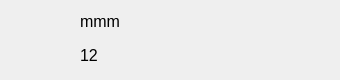
<?xml version="1.0" encoding="UTF-8"?>
<ui version="4.0">
 <class>FriendForm</class>
 <widget class="QWidget" name="FriendForm">
  <property name="geometry">
   <rect>
    <x>0</x>
    <y>0</y>
    <width>340</width>
    <height>80</height>
   </rect>
  </property>
  <property name="minimumSize">
   <size>
    <width>340</width>
    <height>80</height>
   </size>
  </property>
  <property name="maximumSize">
   <size>
    <width>340</width>
    <height>80</height>
   </size>
  </property>
  <property name="windowTitle">
   <string>Form</string>
  </property>
  <widget class="QPushButton" name="pb_icon">
   <property name="geometry">
    <rect>
     <x>0</x>
     <y>10</y>
     <width>60</width>
     <height>60</height>
    </rect>
   </property>
   <property name="minimumSize">
    <size>
     <width>60</width>
     <height>0</height>
    </size>
   </property>
   <property name="text">
    <string/>
   </property>
   <property name="iconSize">
    <size>
     <width>60</width>
     <height>60</height>
    </size>
   </property>
   <property name="flat">
    <bool>true</bool>
   </property>
  </widget>
  <widget class="QLabel" name="lb_name">
   <property name="geometry">
    <rect>
     <x>80</x>
     <y>6</y>
     <width>100</width>
     <height>30</height>
    </rect>
   </property>
   <property name="font">
    <font>
     <pointsize>12</pointsize>
    </font>
   </property>
   <property name="text">
    <string>mmm</string>
   </property>
  </widget>
  <widget class="QLabel" name="lb_feeling">
   <property name="geometry">
    <rect>
     <x>80</x>
     <y>40</y>
     <width>120</width>
     <height>30</height>
    </rect>
   </property>
   <property name="font">
    <font>
     <pointsize>12</pointsize>
    </font>
   </property>
   <property name="text">
    <string>12</string>
   </property>
  </widget>
 </widget>
 <resources/>
 <connections/>
</ui>
